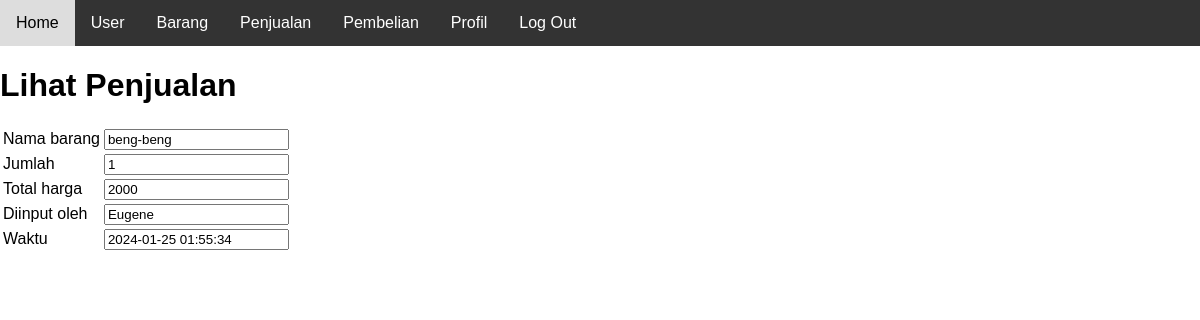
The app's page /read-penjualan.php?id=2 (signed in) with its own data.
### tables this page shows
CREATE TABLE `penjualan` (
  `id` int(10) UNSIGNED NOT NULL,
  `id_barang` int(10) UNSIGNED NOT NULL,
  `jumlah` int(10) UNSIGNED NOT NULL,
  `total_harga` int(10) UNSIGNED NOT NULL,
  `id_staff` int(10) UNSIGNED NOT NULL,
  `created_at` timestamp NOT NULL DEFAULT current_timestamp(),
  `updated_at` timestamp NULL DEFAULT NULL ON UPDATE current_timestamp()
);

CREATE TABLE `barang` (
  `id` int(10) UNSIGNED NOT NULL,
  `nama` varchar(50) NOT NULL,
  `kategori` enum('makanan','minuman') NOT NULL,
  `stok` int(10) UNSIGNED NOT NULL,
  `harga_beli` int(10) UNSIGNED NOT NULL,
  `harga_jual` int(10) UNSIGNED NOT NULL,
  `created_at` timestamp NOT NULL DEFAULT current_timestamp(),
  `updated_at` timestamp NULL DEFAULT NULL ON UPDATE current_timestamp()
);

CREATE TABLE `user` (
  `id` int(10) UNSIGNED NOT NULL,
  `username` varchar(50) NOT NULL,
  `password` varchar(250) NOT NULL,
  `level` enum('admin','keuangan','logistik') NOT NULL,
  `created_at` timestamp NOT NULL DEFAULT current_timestamp(),
  `updated_at` timestamp NULL DEFAULT NULL ON UPDATE current_timestamp()
);

### read-penjualan.php (the view, shortened to what this page needs)
<!DOCTYPE html>
<html>
<head>
</head>
<body>
    <?php include "menu.php"; ?>
    <?php
    require "koneksi.php";
    $id = $_GET["id"];
    $sql = "SELECT penjualan.id, barang.nama as nama_barang, penjualan.jumlah, penjualan.total_harga, user.username, penjualan.created_at FROM barang JOIN penjualan on barang.id = penjualan.id_barang JOIN user ON user.id = penjualan.id_staff WHERE penjualan.id = '$id'";
    $query = mysqli_query($koneksi, $sql);
    $penjualan = mysqli_fetch_array($query);
    ?>
    <div>
        <h1>Lihat Penjualan</h1>
        <table>
            <tr>
                <td>Nama barang</td>
                <td><input readonly type="text" value="<?= $penjualan["nama_barang"] ?>"></td>
            </tr>
            <tr>
                <td>Jumlah</td>
                <td><input readonly type="text" value="<?= $penjualan["jumlah"] ?>"></td>
            </tr>
            <tr>
                <td>Total harga</td>
                <td><input readonly type="text" value="<?= $penjualan["total_harga"] ?>"></td>
            </tr>
            <tr>
                <td>Diinput oleh</td>
                <td><input readonly type="text" value="<?= $penjualan["username"] ?>"></td>
            </tr>
            <tr>
                <td>Waktu</td>
                <td><input readonly type="text" value="<?= $penjualan["created_at"] ?>"></td>
            </tr>
        </table>
    </div>
</body>
</html>

### menu.php (style rules this page uses)
body { font-family: Arial, sans-serif; margin: 0; padding: 0; }

### records on screen
penjualan: id_barang.nama "beng-beng", jumlah "1", total_harga "2000", id_staff.username "Eugene", created_at "2024-01-25 01:55:34"
